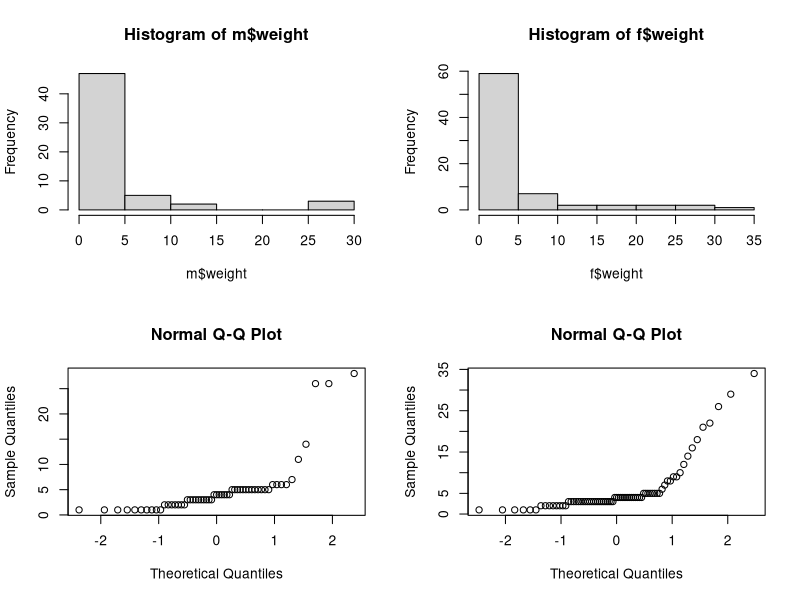

Write the R code that produced this figure.
## ---- chunk 1
knitr::opts_chunk$set(echo = TRUE)
## ---- chunk 2
library(tidyverse)

#Load the cleaned .csv file.
lizard <- read_csv("lizard.csv")
## ---- chunk 3

#Replace all the "." with NA, which R can handle better.

lizard[lizard =="."]<-NA

#Filter for adult lizards only.
m <- lizard %>% 
  filter(sex == "M" & site == "CALI")
f <- lizard %>% 
  filter(sex == "F"& site == "CALI")

m$weight <- as.numeric(m$weight)
f$weight <- as.numeric(f$weight)

## ---- chunk 4



par(mfrow = c (2,2))
hist(m$weight)
hist(f$weight)
qqnorm(m$weight)
qqnorm(f$weight)

## ---- chunk 5

f_test <- var.test(m$weight,f$weight)
f_test

## ---- chunk 6

t.test_diff <- t.test(m$weight, f$weight, var.equal = TRUE)
t.test_diff

